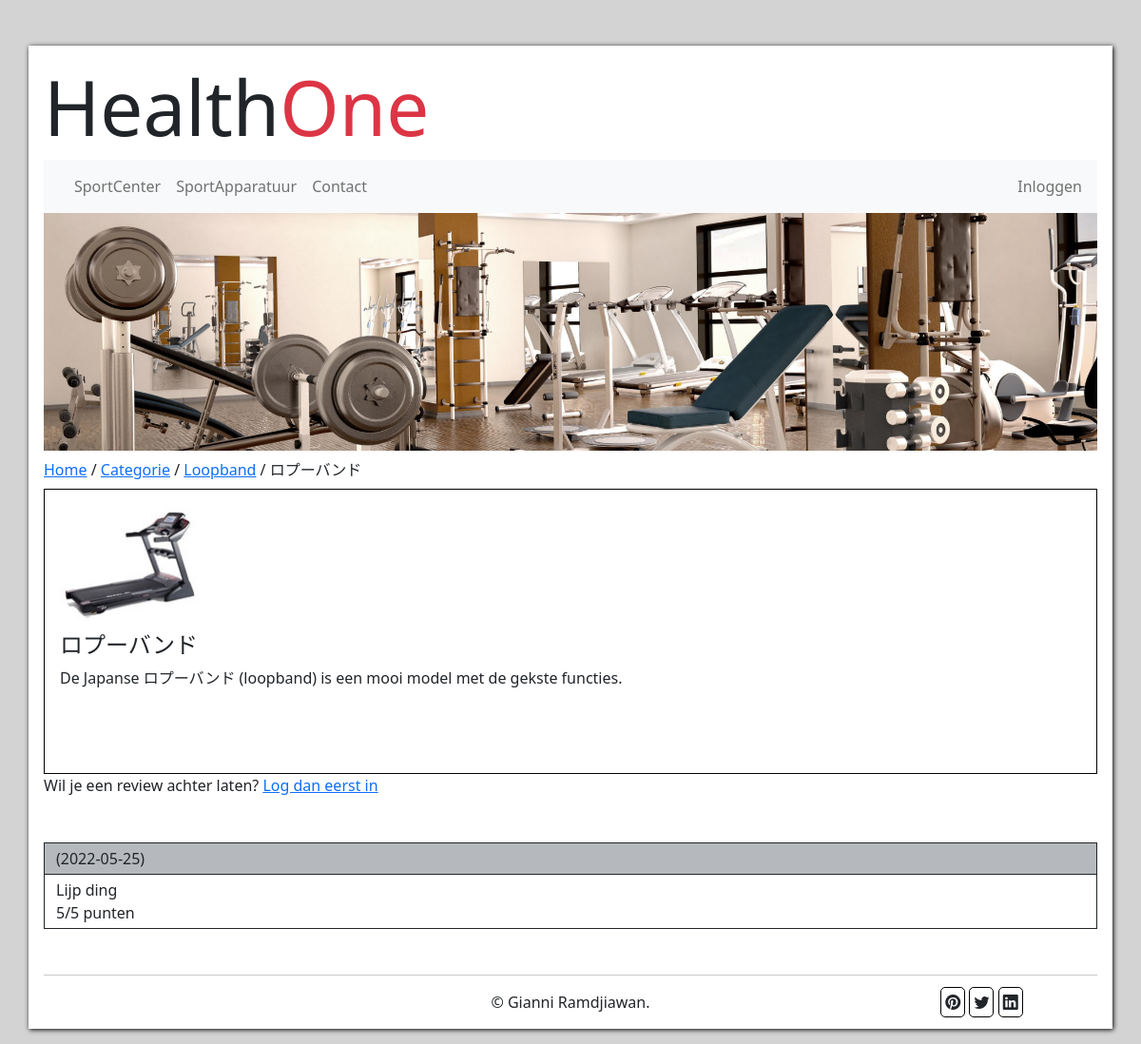
Page /apparatuur/product.php?id=4 on the committed database.
### tables this page shows
CREATE TABLE `categorie` (
  `id` int(5) NOT NULL,
  `naam` varchar(50) NOT NULL,
  `foto` varchar(50) NOT NULL,
  `omschrijving` varchar(255) NOT NULL
);

CREATE TABLE `product` (
  `id` int(5) NOT NULL,
  `naam` varchar(50) NOT NULL,
  `foto` varchar(50) NOT NULL,
  `omschrijving` varchar(255) NOT NULL,
  `categorie_id` int(11) NOT NULL
);

CREATE TABLE `reviews` (
  `id` int(11) NOT NULL,
  `bericht` varchar(255) NOT NULL,
  `punten` int(5) NOT NULL,
  `datum` date NOT NULL DEFAULT current_timestamp(),
  `user_id` int(5) NOT NULL,
  `product_id` int(5) NOT NULL
);

### apparatuur/product.php (the view, shortened to what this page needs)
<?php
    include_once('../dbConnection.php');
    $id = filter_input(INPUT_GET, 'id', FILTER_VALIDATE_INT);
    $producten = $db->prepare("SELECT * FROM product WHERE id = :id");
    $producten->bindParam("id", $id);
    $producten->execute();
    $data = $producten->fetch(PDO::FETCH_ASSOC);
    $productNaam = $data['naam'];
    $catId = $data['categorie_id'];
    $categorie = $db->prepare("SELECT * FROM categorie WHERE id = :catId");
    $categorie->bindParam("catId", $catId);
    $categorie->execute();
    $categorieInfo = $categorie->fetch(PDO::FETCH_ASSOC);
    $appratuur = $categorieInfo['naam'];
?>
<!DOCTYPE html>
<html lang="en">
<head>
    <link href="https://cdn.jsdelivr.net/npm/bootstrap@5.2.0-beta1/dist/css/bootstrap.min.css" rel="stylesheet">
    <link rel="stylesheet" href="https://cdn.jsdelivr.net/npm/bootstrap-icons@1.8.2/font/bootstrap-icons.css">
    <link rel="stylesheet" href="../css/style.css">
</head>
<body>
    <div class='container container-xxl p-3 my-5'>
        <?php
            include_once('../templates/header.php');
            if(isset($_SESSION['loggedIn'])){
                include_once('../templates/loggedInMenuAppratuur.php');
            } else {
                include_once('../templates/menu.php');
            }
            include_once('../templates/banner.php');
        ?>
        <div class='row mt-2'>
            <div class='path mb-2'>
                <a href='../index.php'>Home</a>
                /
                <a href='./categorieen.php'>Categorie</a>
                /
                <a href='./apparatuur.php?id=<?=$catId?>'><?=$appratuur?></a>
                /
                <?=$productNaam?>
            </div>
        </div>
        <?php
            $producten = $db->prepare("SELECT * FROM product WHERE id = :id");
            $producten->bindParam("id", $id);
            $producten->execute();
            $data = $producten->fetch(PDO::FETCH_ASSOC);
        ?>
        <div class='product px-3'>
            <img src="../img/<?= $data['foto']?>" alt="<?=$data['naam']?>" class='img-fluid h-50' ><br>
            <h4><?= $data['naam']?></h4>
            <p><?= $data['omschrijving']?></p>
        </div>
        <?php
            if(isset($_SESSION['loggedIn'])){
        ?>
        <div class="row d-flex justify-content-center align-items-center">
            <form action=" " method="post" class="w-50 ">
                <div class="row">
                    <div class="col-md-6 d-f"><b>Voornaam: </b><?= ucfirst($voornaam)?></div>
                    <div class="col-md-6"><b>Achternaam: </b><?= ucfirst($achternaam)?></div>
                </div>
                <select class="form-select" name="points" aria-label="Default select example" value="<?=$points?>">
                    <option selected>Aantal punten</option>
                    <option value="1">1</option>
                    <option value="2">2</option>
                    <option value="3">3</option>
                    <option value="4">4</option>
                    <option value="5">5</option>
                </select>
                <div class="form-floating">
                    <textarea class="form-control" name="review" placeholder="Review" id="floatingTextarea">
                    </textarea>
                    <label for="floatingTextarea">Review</label>
                </div>
                <div class="w-100 d-flex justify-content-center">
                    <button type="submit" name="submit" class="btn btn-warning ">
                        <i class="bi bi-star"></i>
                    </button>
                </div>
            </form>
        </div>
        <?php
            echo"
                <div class='alert alert-".$color." alert-dismissible fade show' role='alert'>
                ".$status."
                <button type='button' class='btn-close' data-bs-dismiss='alert' aria-label='Close'></button>
                </div>";
            } else{
        ?>
        <p>
            Wil je een review achter laten?
            <a href="../inlog/inlog.php">Log dan eerst in</a>
        </p>
        <?php
            }
            echo "<div class='row mx-0 my-5'py-4>";
            $reviews = $db->prepare("SELECT * FROM reviews WHERE product_id = :id");
            $reviews->bindParam("id", $id);
            $reviews->execute();
            $result = $reviews->fetchAll(PDO::FETCH_ASSOC);
            foreach ($result as &$data) {
                $user = $db->prepare("SELECT * FROM user WHERE id = :id");
                $user->bindParam("id", $data['user_id']);
                $user->execute();
                $user = $user->fetch(PDO::FETCH_ASSOC);
                echo "<span class='name py-1 border border-dark bg-secondary bg-opacity-50'><b>".ucfirst($user['firstname'])."</b> <b>".ucfirst($user['lastname'])."</b>";
                echo " (". $data['datum'].") </span>
                    <div class='bottom-review py-1 border-end border-bottom border-start border-dark'>
                    <span class='bericht'>". ucfirst($data['bericht'])."</span>
                    <br>
                    <span class='stars'> ".$data['punten']."/5 punten</span>
                    </div>
                ";
            }
            echo "</div>";
            echo "<hr>";
            include_once('../templates/footer.php');
        ?>
    </div>
</body>
</html>

### css/style.css (style rules this page uses)
body { background-color: lightgrey; }
.container { background-color: white; box-shadow: 1px 1px 5px black; }
.product { border: 1px solid black; height: 300px; }
.name { background-color: lightgrey; }

### rows in the picture
categorie: naam "Loopband"
product: naam "ロプーバンド", foto (picture), omschrijving "De Japanse ロプーバンド (loopband) is een mooi model met de gekste functies."
reviews: datum "2022-05-25", bericht "Lijp ding", punten "5"
